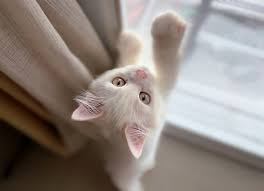
#> input picture 05-resize_crop.py/images.jpg, 264 x 191 px
$ python 01-Crop_image.py
#> lines starting #> are read from the running program, lines starting #| are printed output that depends on the picture
import cv2

img = cv2.imread("images.jpg")
#> img is the input picture: shape (191, 264, 3); mean B, G, R 126.6, 132.6, 142.2
# 0 = gray , none = orijinal
print("Dimension of image :",img.shape)
#| Dimension of image : (191, 264, 3)
cv2.imshow("orijinal", img)

#resized
img_resize=cv2.resize(img,(700,500))
print("Resize image shape :",img_resize.shape)
#| Resize image shape : (500, 700, 3)
cv2.imshow("img resized", img_resize)


#crop (height , width)
img_croped = img[:100,:200]
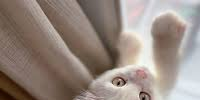
#> img_croped: shape (100, 200, 3); mean B, G, R 128.3, 136.5, 150
cv2.imshow("Croped image", img_croped)
